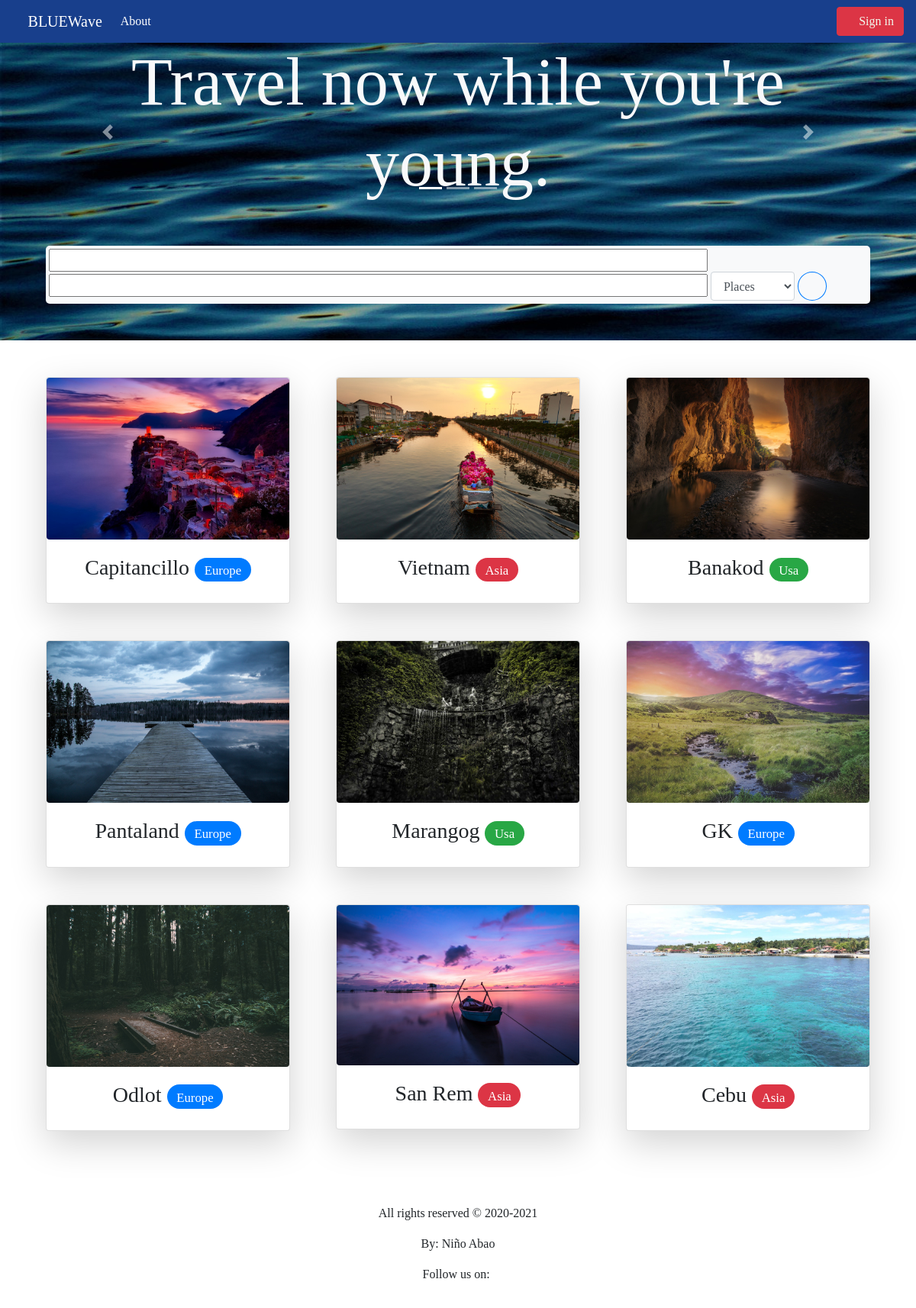
The app's page /search/ with its own data.
### travel/models.py (models this page shows, shortened)
class Place(models.Model):
	CATEGORY = (
	('Asia','Asia'),
	('Europe','Europe'),
	('Usa','Usa')
	)
	COLOR = (
	('Asia','danger'),
	('Europe','primary'),
	('Usa','success')
	)
	destination = models.CharField(max_length=100)
	continent = models.CharField(max_length=100, null=True, choices=CATEGORY)
	color = models.CharField(max_length=100, null=True, choices=COLOR)
	booking_price = models.DecimalField(default=10, decimal_places=2, max_digits=7)
	description = models.TextField(default="", null=True)
	img = models.ImageField(null=True, blank=True)
	date = models.DateTimeField(default=timezone.now)
	author = models.ForeignKey(User, on_delete=models.CASCADE)
	@property
	def imgURL(self):
		try:
			url = self.img.url
		except:
			url = ''
		return url

### travel/views.py (the view)
# urls.py: path('search/', SearchView.as_view(), name="travel-search"),
class SearchView(ListView):
	model = Place
	templat_name = "travel/place_list.html"
	extra_context = {'title':'Home'}
	context_object_name = "posts"
	ordering = ['-date']
	paginate_by = 6
	def get_context_data(self, **kwargs):
		context = super().get_context_data(**kwargs)
		context['filter'] = OrderFilter(self.request.GET, queryset=self.get_queryset())
		return context

### travel/templates/travel/place_list.html (shortened to what this page needs)
{% extends "travel/base.html" %}
{% load static %}
{% block content %}
        {% if user.is_authenticated %}
            <div class="d-lg-inline d-md-block my-2 my-lg-0">
              <span class="btn btn-outline-light mr-lg-2"><h5 class="d-inline"><i class="fa fa-user-circle"></i>{{ user.username }}</h5></span>
            </div>
            <div class="d-inline my-2 my-lg-0">
              <a class="btn btn-danger text-clr" href="{% url 'travel-sign-out' %}"><i class="fa fa-sign-out-alt"></i> Sign out</a>
          {% else %}
            <a class="btn btn-danger text-clr" href="{% url 'travel-sign-in' %}"><i class="fa fa-sign-in-alt"></i> Sign in</a>
          {% endif %}
      </div>
  </nav>
  <div class="showcase" style="margin-top: 55px !important; background-image: url('{% static 'travel/photos/dark-ripple.jpg' %}')">
    <div class="container">
      <div class="col-12 carousel slide" id="carouselIndicators" data-ride="carousel">
        <ol class="carousel-indicators">
          <li data-target="#carouselIndicators" data-slide-to="0" class="active"></li>
          <li data-target="#carouselIndicators" data-slide-to="1"></li>
          <li data-target="#carouselIndicators" data-slide-to="2"></li>
        </ol>
        <div class="carousel-inner">
          <div class="carousel-item active">
            <h2 class="text-center text-light display-2">Travel now while you're young.</h2>
          </div>
          <div class="container mt-3">
            <a class="carousel-control-prev mt-3" href="#carouselIndicators" role="button" data-slide="prev">
              <span class="carousel-control-prev-icon"></span>
            </a>
            <a class="carousel-control-next pt-3" href="#carouselIndicators" role="button" data-slide="next">
              <span class="carousel-control-next-icon"></span>
            </a>
          </div>
        </div>
      </div>
     <div class="col-12 search-box">
        <form class="form-inline" method="GET" action="{% url 'travel-search' %}">
          <div class="container bg-light mb-5 mt-5 p-1 search-box" >
            {{ filter.form }}
            <select type="backdrop" class="rounded form-control btt mr-auto" id="filter" onchange="selectFilterChange(this)">
              <option value="places" class="rounded">Places</option>
            </select>
            <button type="submit" class="btn btn-outline-primary btt"><i class="fa fa-search"></i></button>
          </div>
        </form>
      </div>
    </div>
  </div>
  <div class="container mt-5 mb-5 product">
    <div class="row text-center wow">
      {% for post in filter.qs %}
        <div class="col-lg-4 col-md-6 mb-5">
          <div class="container">
            <div class="card shadow-lg">
              <div class="view overlay">
                <a href="{% url 'destination-detail' post.id %}">
                  <img src="{{ post.imgURL }}" class="img-fluid rounded img-blr">
                </a>
              </div>
              <div class="card-body">
                <strong class="font-weight-bold"><h3>{{ post.destination }} <span class="badge badge-{{ post.get_color_display }} badge-pill text-center"><small>{{ post.get_continent_display }}</small></span></h3></strong>
              </div>
            </div>
          </div>
        </div>
      {% endfor %}
    </div>
  </div>
{% endblock content %}

### travel/static/travel/css/style.css (style rules this page uses)
.text-clr { color: #f1faee; }
.showcase { background-attachment: fixed; }
.search-box button { border-radius: 100% !important; margin-left: 0 !important; }
.search-box input { min-width: 84.4% !important; }
.search-box { margin: 0 auto; border-radius: 5px; width: 90rem; }
@media (max-width: 1200px) { .search-box input { min-width: 80.5% !important; } }

### records on screen
Place: imgURL (picture), destination "Capitancillo", continent "Europe"
Place: imgURL (picture), destination "Vietnam", continent "Asia"
Place: imgURL (picture), destination "Banakod", continent "Usa"
Place: imgURL (picture), destination "Pantaland", continent "Europe"
Place: imgURL (picture), destination "Marangog", continent "Usa"
Place: imgURL (picture), destination "GK", continent "Europe"
Place: imgURL (picture), destination "Odlot", continent "Europe"
Place: imgURL (picture), destination "San Rem", continent "Asia"
Place: imgURL (picture), destination "Cebu", continent "Asia"
